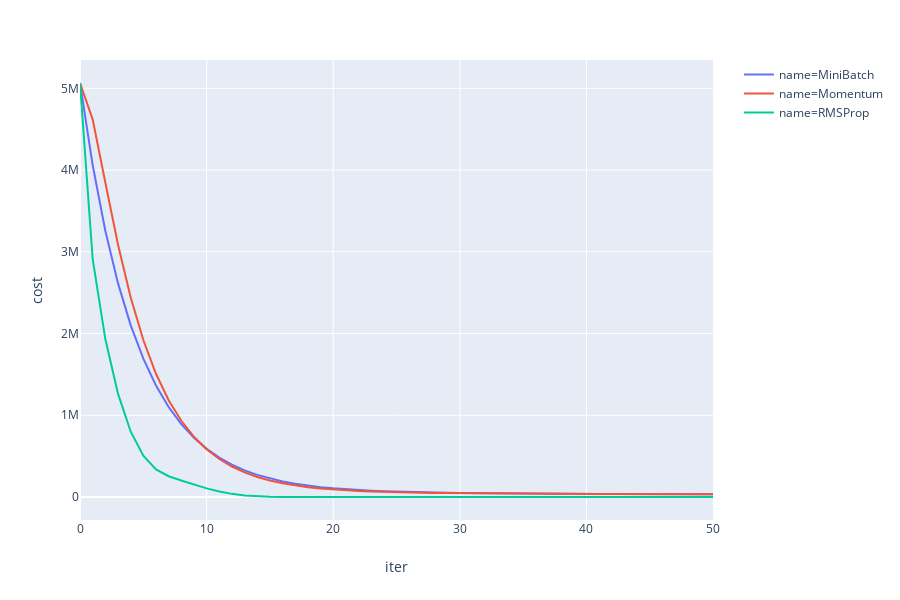

Notebook code cell kept with this figure:
### Markdown cell above
## RMSPROP

RMSProp was one of the major development and fueled the growth of deep learning. While momentum leveraged historical gradients to speed up the gradient descent algorithm, one still has to provide right learning rate. RMSProp addresses this problem by automatically adjusting learning rate along each component of the gradient descent. You can find a good introduction of the methodology over [here](https://blog.paperspace.com/intro-to-optimization-momentum-rmsprop-adam/). The key equations are:

$$ g = \beta(g) + (1-\beta)(\frac{\delta{X}}{\delta{\theta}})^2 $$

and 

$$ \hat{\eta}  = \frac{\eta}{\sqrt{g} + 1e^{-10}} \frac{\delta{X}}{\delta{\theta}}$$

where $\eta$ is the provided learning rate and $\hat{\eta}$ is adjusted learning rate

### Code cell
from copy import copy
from random import random
from IPython.display import HTML
from tqdm import tqdm, trange


def rmsprop(X, y, learning_rate = 0.9, momentum = 0.9,  
                        max_epoch = 1000, traceback = None, stopping_threshold = 1.0e-6
                        , starting_point = None
                        , num_batches = 10):
    """Minimizes 
    X -- data frame containing X1 and X2 
    y -- actual output values 
    learning rate 
    max_iterations
    traceback -- keep track of parameters
    stopping_threshold -- max distance between previous and new parameters at which it the algorithm should stop. 
    """
    if 1 < momentum < 0:
        raise ValueError("Momentum should between 0 and 1")
    
    # number of samples
    m = X.shape[0]
    
    # number of parameters
    n = X.shape[1]
    
    # idx
    indexes = list(range(m))
    
    # starting point -- randomly select
    theta1 = np.array([random() for i in range(n)]) if starting_point is None else starting_point
    grad = np.zeros(n)
    grad2 = np.zeros(n)
    
    
    for iter in trange(max_epoch):
        
        if traceback is not None:
            traceback.add(iter, theta1, mse(X, y, theta1))
            
        # create batches
        np.random.shuffle(indexes)
        for batchIdx in np.array_split(indexes, num_batches):
            
            bX = X[batchIdx]
            by = y[batchIdx]


            # compute average gradient for all data points
            # and move in the opposite direction
            grad = gradient(bX, by, theta1)
            grad2 = (momentum * grad2) + (1 - momentum) * grad * grad
            weight = (learning_rate / (np.sqrt(grad2) + 1e-10)) * grad
            theta2  = theta1 - weight
            

            # check if we reached stopping criteria threshold
            
            if np.linalg.norm(grad) < stopping_threshold:
                print("Early Stopping at Iteration Number: ", iter)
                return theta2

            theta1 = theta2
        
    # if we reached max iterations then return current point
    return theta1


tracebacks['RMSProp'] = Traceback('RMSProp', 3)
theta = rmsprop(X, y, learning_rate=0.9, momentum=0.9,  
                max_epoch=1000, traceback=tracebacks['RMSProp'], 
                stopping_threshold=1e-6, starting_point=starting_point, 
                num_batches=10)

display(HTML("<strong>Optimized Parameters: {}</strong>".format(theta)))

plotCost(tracebacks.values(), min_iter=0, max_iter = 50, exclude=['BatchGradientDescent'])

### Figure 1 — Plotly figure (JSON) as saved in the notebook; plotly's stock layout.template omitted (floating-point values rounded to 4 significant figures)
{"data": [{"hoverlabel": {"namelength": 0}, "hovertemplate": "name=MiniBatch<br>iter=%{x}<br>cost=%{y}", "legendgroup": "name=MiniBatch", "line": {"color": "#636efa", "dash": "solid"}, "mode": "lines", "name": "name=MiniBatch", "showlegend": true, "type": "scatter", "x": [0, 1, 2, 3, 4, 5, 6, 7, 8, 9, 10, 11, 12, 13, 14, 15, 16, 17, 18, 19, 20, 21, 22, 23, 24, 25, 26, 27, 28, 29, 30, 31, 32, 33, 34, 35, 36, 37, 38, 39, 40, 41, 42, 43, 44, 45, 46, 47, 48, 49, 50], "xaxis": "x", "y": [5065000.0, 4061000.0, 3258000.0, 2617000.0, 2103000.0, 1693000.0, 1364000.0, 1102000.0, 891500.0, 723500.0, 588900.0, 481200.0, 395000.0, 325900.0, 270500.0, 226200.0, 190600.0, 162000.0, 139100.0, 120600.0, 105700.0, 93660.0, 83930.0, 76030.0, 69610.0, 64350.0, 60030.0, 56480.0, 53530.0, 51070.0, 48980.0, 47220.0, 45710.0, 44400.0, 43260.0, 42240.0, 41330.0, 40510.0, 39750.0, 39060.0, 38410.0, 37790.0, 37210.0, 36660.0, 36130.0, 35620.0, 35130.0, 34650.0, 34180.0, 33720.0, 33280.0], "yaxis": "y"}, {"hoverlabel": {"namelength": 0}, "hovertemplate": "name=Momentum<br>iter=%{x}<br>cost=%{y}", "legendgroup": "name=Momentum", "line": {"color": "#EF553B", "dash": "solid"}, "mode": "lines", "name": "name=Momentum", "showlegend": true, "type": "scatter", "x": [0, 1, 2, 3, 4, 5, 6, 7, 8, 9, 10, 11, 12, 13, 14, 15, 16, 17, 18, 19, 20, 21, 22, 23, 24, 25, 26, 27, 28, 29, 30, 31, 32, 33, 34, 35, 36, 37, 38, 39, 40, 41, 42, 43, 44, 45, 46, 47, 48, 49, 50], "xaxis": "x", "y": [5065000.0, 4621000.0, 3848000.0, 3090000.0, 2443000.0, 1921000.0, 1507000.0, 1184000.0, 932400.0, 736300.0, 583800.0, 465100.0, 372900.0, 301100.0, 245400.0, 201700.0, 167700.0, 141000.0, 120300.0, 104100.0, 91310.0, 81230.0, 73460.0, 67210.0, 62130.0, 58050.0, 54810.0, 52200.0, 50050.0, 48240.0, 46730.0, 45390.0, 44270.0, 43300.0, 42380.0, 41580.0, 40850.0, 40180.0, 39550.0, 38940.0, 38370.0, 37810.0, 37290.0, 36770.0, 36280.0, 35800.0, 35320.0, 34850.0, 34390.0, 33940.0, 33500.0], "yaxis": "y"}, {"hoverlabel": {"namelength": 0}, "hovertemplate": "name=RMSProp<br>iter=%{x}<br>cost=%{y}", "legendgroup": "name=RMSProp", "line": {"color": "#00cc96", "dash": "solid"}, "mode": "lines", "name": "name=RMSProp", "showlegend": true, "type": "scatter", "x": [0, 1, 2, 3, 4, 5, 6, 7, 8, 9, 10, 11, 12, 13, 14, 15, 16, 17, 18, 19, 20, 21, 22, 23, 24, 25, 26, 27, 28, 29, 30, 31, 32, 33, 34, 35, 36, 37, 38, 39, 40, 41, 42, 43, 44, 45, 46, 47, 48, 49, 50], "xaxis": "x", "y": [5065000.0, 2914000.0, 1933000.0, 1265000.0, 801800.0, 505600.0, 337700.0, 254100.0, 201400.0, 151300.0, 105300.0, 67900.0, 38470.0, 18610.0, 6913.0, 1625.0, 169.8, 714.2, 302.7, 496.5, 565.2, 129.3, 302.7, 367.7, 508.7, 90.04, 376.4, 562.1, 306.2, 252.4, 793.6, 241.4, 263.1, 304.2, 97.39, 287.2, 254.2, 152.8, 186.3, 167.6, 229.6, 618.2, 261.4, 332.0, 320.8, 184.3, 127.6, 483.0, 161.4, 274.5, 476.0], "yaxis": "y"}], "layout": {"height": 600, "legend": {"tracegroupgap": 0}, "margin": {"t": 60}, "xaxis": {"anchor": "y", "domain": [0, 0.98], "title": {"text": "iter"}}, "yaxis": {"anchor": "x", "domain": [0, 1], "title": {"text": "cost"}}}}
